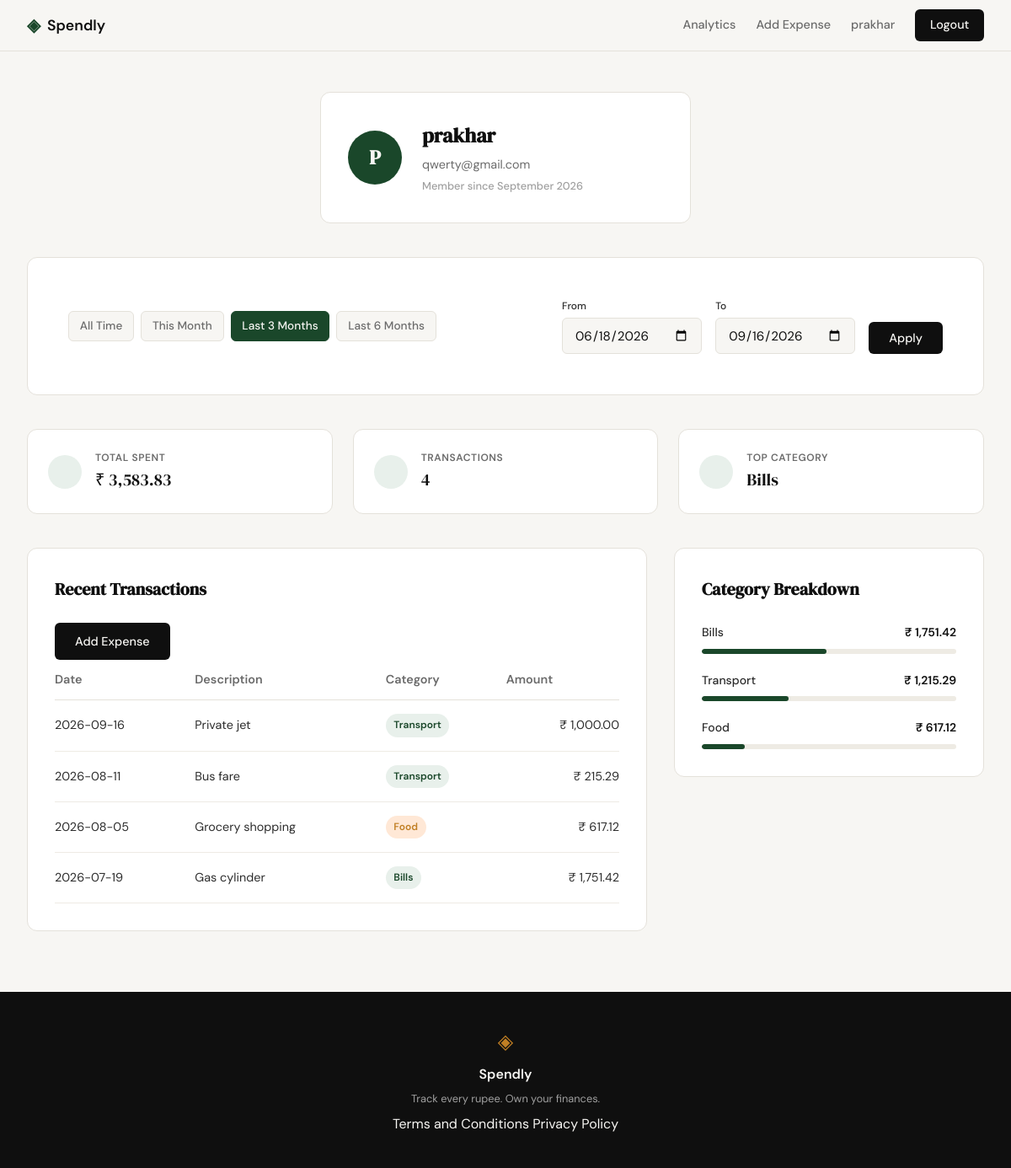
/profile?date_from=2026-06-18&date_to=2026-09-16 (signed in), run on the app's committed database.
### tables this page shows
CREATE TABLE users (
            id INTEGER PRIMARY KEY AUTOINCREMENT,
            name TEXT NOT NULL,
            email TEXT UNIQUE NOT NULL,
            password_hash TEXT NOT NULL,
            created_at TEXT DEFAULT CURRENT_TIMESTAMP
        );

CREATE TABLE expenses (
            id INTEGER PRIMARY KEY AUTOINCREMENT,
            user_id INTEGER NOT NULL,
            amount REAL NOT NULL,
            category TEXT NOT NULL,
            date TEXT NOT NULL,
            description TEXT,
            created_at TEXT DEFAULT CURRENT_TIMESTAMP,
            FOREIGN KEY (user_id) REFERENCES users (id)
        );

### app.py (the view)
@app.route("/profile")
def profile():
    user_id = session.get("user_id")
    if not user_id:
        return redirect(url_for("login"))
    user = get_user_by_id(user_id)
    if not user:
        flash("User not found", "error")
        return redirect(url_for("login"))
    date_from = request.args.get("date_from")
    date_to = request.args.get("date_to")
    valid_from, valid_to, active_filter, presets = get_date_filter_context(date_from, date_to)
    if active_filter == "error":
        flash("Start date must be before end date.", "error")
        valid_from, valid_to, active_filter = None, None, "all"
    stats = get_summary_stats(user_id, valid_from, valid_to)
    transactions = get_recent_transactions(user_id, date_from=valid_from, date_to=valid_to)
    categories = get_category_breakdown(user_id, valid_from, valid_to)
    return render_template(
        "profile.html",
        user=user,
        stats=stats,
        transactions=transactions,
        categories=categories,
        date_from=valid_from,
        date_to=valid_to,
        active_filter=active_filter,
        presets=presets
    )

### app.py (called while the page is built)
def validate_date(date_str):
    if not date_str:
        return None
    try:
        return datetime.strptime(date_str, "%Y-%m-%d").strftime("%Y-%m-%d")
    except ValueError:
        return None

### database/db.py (called while the page is built)
def get_db():
    db = sqlite3.connect('spendly.db')
    db.row_factory = sqlite3.Row
    db.execute('PRAGMA foreign_keys = ON')
    return db

### database/queries.py (called while the page is built)
def get_user_by_id(user_id):
    db = get_db()
    try:
        cursor = db.execute(
            "SELECT name, email, created_at FROM users WHERE id = ?",
            (user_id,)
        )
        row = cursor.fetchone()
        if row:
            created_at = datetime.strptime(row['created_at'], '%Y-%m-%d %H:%M:%S')
            member_since = created_at.strftime('%B %Y')
            return {
                "name": row['name'],
                "email": row['email'],
                "member_since": member_since,
                "initials": (row['name'][0] if row['name'] else 'U').upper()
            }
        return None
    finally:
        db.close()

def apply_date_filter(query, params, date_from, date_to):
    if date_from and date_to:
        query += " AND date BETWEEN ? AND ?"
        params.extend([date_from, date_to])
    elif date_from:
        query += " AND date >= ?"
        params.append(date_from)
    elif date_to:
        query += " AND date <= ?"
        params.append(date_to)
    return query, params

def get_recent_transactions(user_id, limit=10, date_from=None, date_to=None):
    db = get_db()
    try:
        query = "SELECT date, description, category, amount FROM expenses WHERE user_id = ?"
        params = [user_id]
        query, params = apply_date_filter(query, params, date_from, date_to)
        query += " ORDER BY date DESC LIMIT ?"
        params.append(limit)
        cursor = db.execute(query, params)
        rows = cursor.fetchall()
        transactions = []
        for row in rows:
            transactions.append({
                "date": row['date'],
                "description": row['description'],
                "category": row['category'],
                "amount": f"₹ {row['amount']:,.2f}"
            })
        return transactions
    finally:
        db.close()

### templates/profile.html (shortened to what this page needs)
{% extends "base.html" %}
{% block head %}
<link rel="stylesheet" href="{{ url_for('static', filename='css/profile.css') }}">
{% endblock %}
{% block content %}
<div class="profile-container">
    <section class="user-header">
        <div class="auth-card profile-card">
            <div class="profile-card-inner">
                <div class="avatar">{{ user.initials }}</div>
                <div class="profile-details">
                    <h1>{{ user.name }}</h1>
                    <p class="text-muted">{{ user.email }}</p>
                    <p class="member-since">Member since {{ user.member_since }}</p>
                </div>
            </div>
        </div>
    </section>
    <section class="filter-bar">
        <div class="auth-card">
            <div class="filter-container">
                <div class="filter-presets">
                    <a href="{{ url_for('profile') }}"
                       class="filter-btn {{ 'active' if active_filter == 'all' }}">
                       All Time
                    </a>
                    {% for key, range in presets.items() %}
                    <a href="{{ url_for('profile', date_from=range.from, date_to=range.to) }}"
                       class="filter-btn {{ 'active' if active_filter == key }}">
                       {{ key.replace('-', ' ').title() }}
                    </a>
                    {% endfor %}
                </div>
                <form method="GET" action="{{ url_for('profile') }}" class="filter-custom">
                    <div class="form-group">
                        <label for="date_from">From</label>
                        <input type="date" id="date_from" name="date_from"
                               value="{{ date_from or '' }}" class="form-input">
                    </div>
                    <div class="form-group">
                        <label for="date_to">To</label>
                        <input type="date" id="date_to" name="date_to"
                               value="{{ date_to or '' }}" class="form-input">
                    </div>
                    <button type="submit" class="btn-primary">Apply</button>
                </form>
            </div>
        </div>
    </section>
    <section class="stats-grid">
        <div class="stat-card">
            <i data-lucide="indian-rupee" class="stat-icon"></i>
            <div class="stat-info">
                <span class="stat-label">Total Spent</span>
                <span class="stat-value">{{ stats.total_spent }}</span>
            </div>
        </div>
        <div class="stat-card">
            <i data-lucide="list" class="stat-icon"></i>
            <div class="stat-info">
                <span class="stat-label">Transactions</span>
                <span class="stat-value">{{ stats.transaction_count }}</span>
            </div>
        </div>
        <div class="stat-card">
            <i data-lucide="pie-chart" class="stat-icon"></i>
            <div class="stat-info">
                <span class="stat-label">Top Category</span>
                <span class="stat-value">{{ stats.top_category }}</span>
            </div>
        </div>
    </section>
    <div class="profile-main-grid">
        <section class="history-section">
            <div class="auth-card">
                <div class="section-header">
                    <h2 class="section-title">Recent Transactions</h2>
                    <a href="{{ url_for('add_expense') }}" class="btn-primary">Add Expense</a>
                </div>
                <table class="profile-table">
                    <thead>
                        <tr>
                            <th>Date</th>
                            <th>Description</th>
                            <th>Category</th>
                            <th class="text-right">Amount</th>
                        </tr>
                    </thead>
                    <tbody>
                        {% for tx in transactions %}
                        <tr>
                            <td>{{ tx.date }}</td>
                            <td>{{ tx.description }}</td>
                            <td>
                                <span class="category-badge badge-{{ tx.category.lower() }}">
                                    {{ tx.category }}
                                </span>
                            </td>
                            <td class="text-right">{{ tx.amount }}</td>
                        </tr>
                        {% endfor %}
                    </tbody>
                </table>
            </div>
        </section>
        <section class="breakdown-section">
            <div class="auth-card">
                <h2 class="section-title">Category Breakdown</h2>
                <div class="category-list">
                    {% for cat in categories %}
                    <div class="category-item">
                        <div class="category-meta">
                            <span class="category-name">{{ cat.name }}</span>
                            <span class="category-amount">{{ cat.total }}</span>
                        </div>
                        <div class="category-bar-container">
                            <div class="category-bar" style="width: {{ cat.percentage }}%"></div>
                        </div>
                    </div>
                    {% endfor %}
                </div>
            </div>
        </section>
    </div>
</div>
{% endblock %}

### templates/base.html (shortened to what this page needs)
<!DOCTYPE html>
<html lang="en">
<head>
    <link rel="stylesheet" href="{{ url_for('static', filename='css/style.css') }}">
    {% block head %}{% endblock %}
</head>
<body>
    <nav class="navbar">
        <div class="nav-inner">
            <a href="{{ url_for('landing') }}" class="nav-brand">
                <span class="brand-icon">◈</span>
                <span class="brand-name">Spendly</span>
            </a>
            <div class="nav-links">
                {% if session.user_id %}
                    <a href="{{ url_for('analytics') }}" class="{% if request.endpoint == 'analytics' %}active{% endif %}">Analytics</a>
                    <a href="{{ url_for('add_expense') }}" class="{% if request.endpoint == 'add_expense' %}active{% endif %}">Add Expense</a>
                    <a href="{{ url_for('profile') }}" class="nav-user">{{ session.user_name }}</a>
                    <a href="{{ url_for('logout') }}" class="nav-cta">Logout</a>
                {% else %}
                    <a href="{{ url_for('login') }}">Sign in</a>
                    <a href="{{ url_for('register') }}" class="nav-cta">Get started</a>
                {% endif %}
            </div>
        </div>
    </nav>
    <main class="main-content">
        {% block content %}{% endblock %}
    </main>
    <footer class="footer">
        <div class="footer-inner">
            <span class="brand-icon">◈</span><span class="footer-name">Spendly</span>
            <p class="footer-copy">Track every rupee. Own your finances.</p>
            <p class="footer-links">
                <a href="{{ url_for('terms') }}">Terms and Conditions</a>
                <a href="{{ url_for('privacy') }}">Privacy Policy</a>
            </p>
        </div>
    </footer>
</body>
</html>

### static/css/profile.css (style rules this page uses)
.filter-bar { margin-bottom: 2.5rem; }
.filter-container { display: flex; align-items: center; justify-content: space-between; gap: 2rem; padding: 1rem; }
.filter-presets { display: flex; gap: 0.5rem; flex-wrap: wrap; }
.filter-btn { padding: 0.4rem 0.8rem; font-size: 0.85rem; font-weight: 500; color: var(--ink-muted); background: var(--paper); border: 1px solid var(--border); border-radius: var(--radius-sm); transition: all 0.2s; }
.filter-btn.active { background: var(--accent); color: var(--paper); border-color: var(--accent); }
.filter-custom { display: flex; align-items: flex-end; gap: 1rem; }
.filter-custom .form-group { margin-bottom: 0; }
.filter-custom label { font-size: 0.75rem; margin-bottom: 0.25rem; }

### data on the page
users: user_name "prakhar", name "prakhar", email "qwerty@gmail.com"
expenses: date "2026-09-16", description "Private jet", category "Transport", amount "₹ 1,000.00"
expenses: date "2026-08-11", description "Bus fare", category "Transport", amount "₹ 215.29"
expenses: date "2026-08-05", description "Grocery shopping", category "Food", amount "₹ 617.12"
expenses: date "2026-07-19", description "Gas cylinder", category "Bills", amount "₹ 1,751.42"

### other printed values
{{ user.initials }} "P"
{{ user.member_since }} "September 2026"
{{ key.replace('-', ' ').title() }} "This Month" "Last 3 Months" "Last 6 Months"
{{ stats.total_spent }} "₹ 3,583.83"
{{ stats.transaction_count }} "4"
{{ stats.top_category }} "Bills"
{{ cat.name }} "Bills" "Transport" "Food"
{{ cat.total }} "₹ 1,751.42" "₹ 1,215.29" "₹ 617.12"
